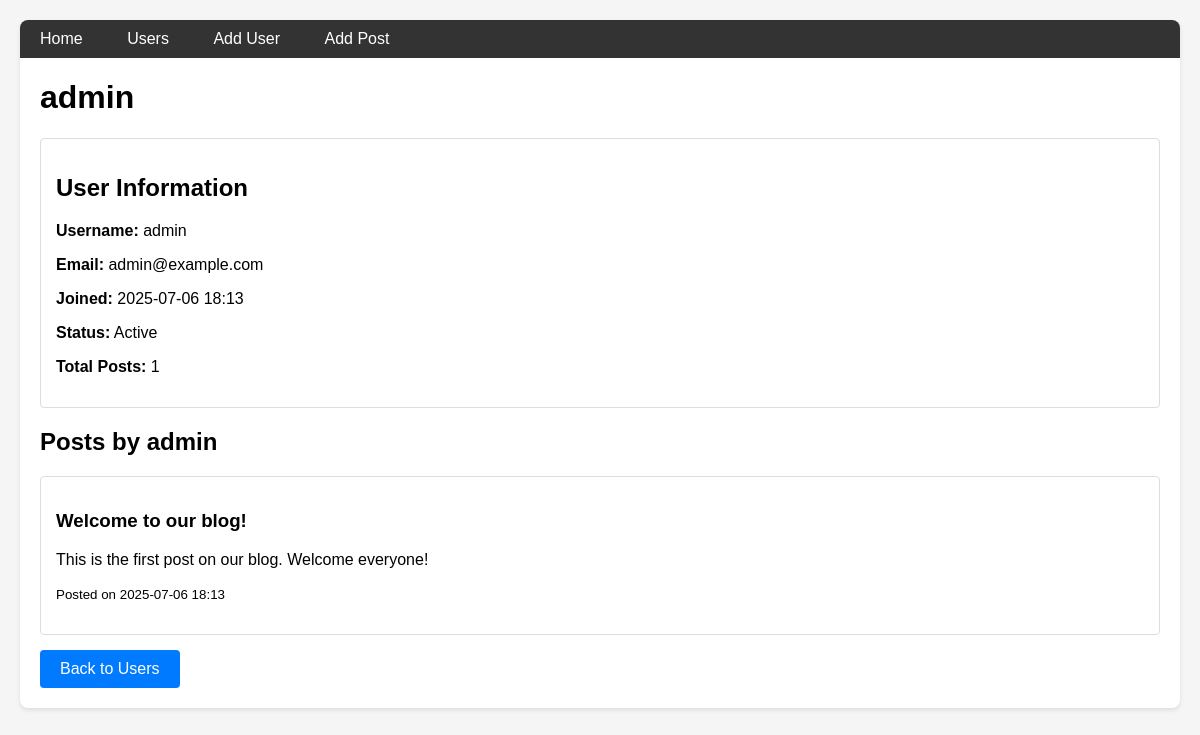
Page /user/1 on the committed database.
### flask_app_with_db.py (models this page shows, shortened)
class User(db.Model):
    id = db.Column(db.Integer, primary_key=True)
    username = db.Column(db.String(80), unique=True, nullable=False)
    email = db.Column(db.String(120), unique=True, nullable=False)
    password_hash = db.Column(db.String(120), nullable=False)
    created_at = db.Column(db.DateTime, default=datetime.utcnow)
    is_active = db.Column(db.Boolean, default=True)

class Post(db.Model):
    id = db.Column(db.Integer, primary_key=True)
    title = db.Column(db.String(100), nullable=False)
    content = db.Column(db.Text, nullable=False)
    created_at = db.Column(db.DateTime, default=datetime.utcnow)
    user_id = db.Column(db.Integer, db.ForeignKey('user.id'), nullable=False)
    user = db.relationship('User', backref=db.backref('posts', lazy=True))

### flask_app_with_db.py (the view)
@app.route('/user/<int:user_id>')
def user_detail(user_id):
    user = User.query.get_or_404(user_id)
    posts = Post.query.filter_by(user_id=user_id).order_by(Post.created_at.desc()).all()
    return render_template('user_detail.html', user=user, posts=posts)

### templates/user_detail.html (shortened to what this page needs)
{% extends "base.html" %}
{% block content %}
<h1>{{ user.username }}</h1>
<div class="card">
    <h2>User Information</h2>
    <p><strong>Username:</strong> {{ user.username }}</p>
    <p><strong>Email:</strong> {{ user.email }}</p>
    <p><strong>Joined:</strong> {{ user.created_at.strftime('%Y-%m-%d %H:%M') }}</p>
    <p><strong>Status:</strong> {{ 'Active' if user.is_active else 'Inactive' }}</p>
    <p><strong>Total Posts:</strong> {{ posts|length }}</p>
</div>
<h2>Posts by {{ user.username }}</h2>
{% if posts %}
    <div class="post-list">
        {% for post in posts %}
            <div class="card">
                <h3>{{ post.title }}</h3>
                <p>{{ post.content }}</p>
                <p><small>Posted on {{ post.created_at.strftime('%Y-%m-%d %H:%M') }}</small></p>
            </div>
        {% endfor %}
    </div>
{% else %}
    <p>This user hasn't posted anything yet.</p>
{% endif %}
<a href="{{ url_for('users') }}" class="btn">Back to Users</a>
{% endblock %}

### templates/base.html (style rules this page uses)
body { font-family: Arial, sans-serif; margin: 0; padding: 20px; background-color: #f5f5f5; }
button, .btn { background-color: #007bff; color: white; padding: 10px 20px; border: none; border-radius: 4px; cursor: pointer; text-decoration: none; display: inline-block; }
.card { border: 1px solid #ddd; border-radius: 4px; padding: 15px; margin-bottom: 15px; }
.user-list, .post-list { display: grid; gap: 15px; }

### rows in the picture
User: username "admin", email "admin@example.com", created_at "2025-07-06 18:13", is_active "Active"
Post: title "Welcome to our blog!", content "This is the first post on our blog. Welcome everyone!", created_at "2025-07-06 18:13"

### other values in the picture
{{ posts|length }} "1"
